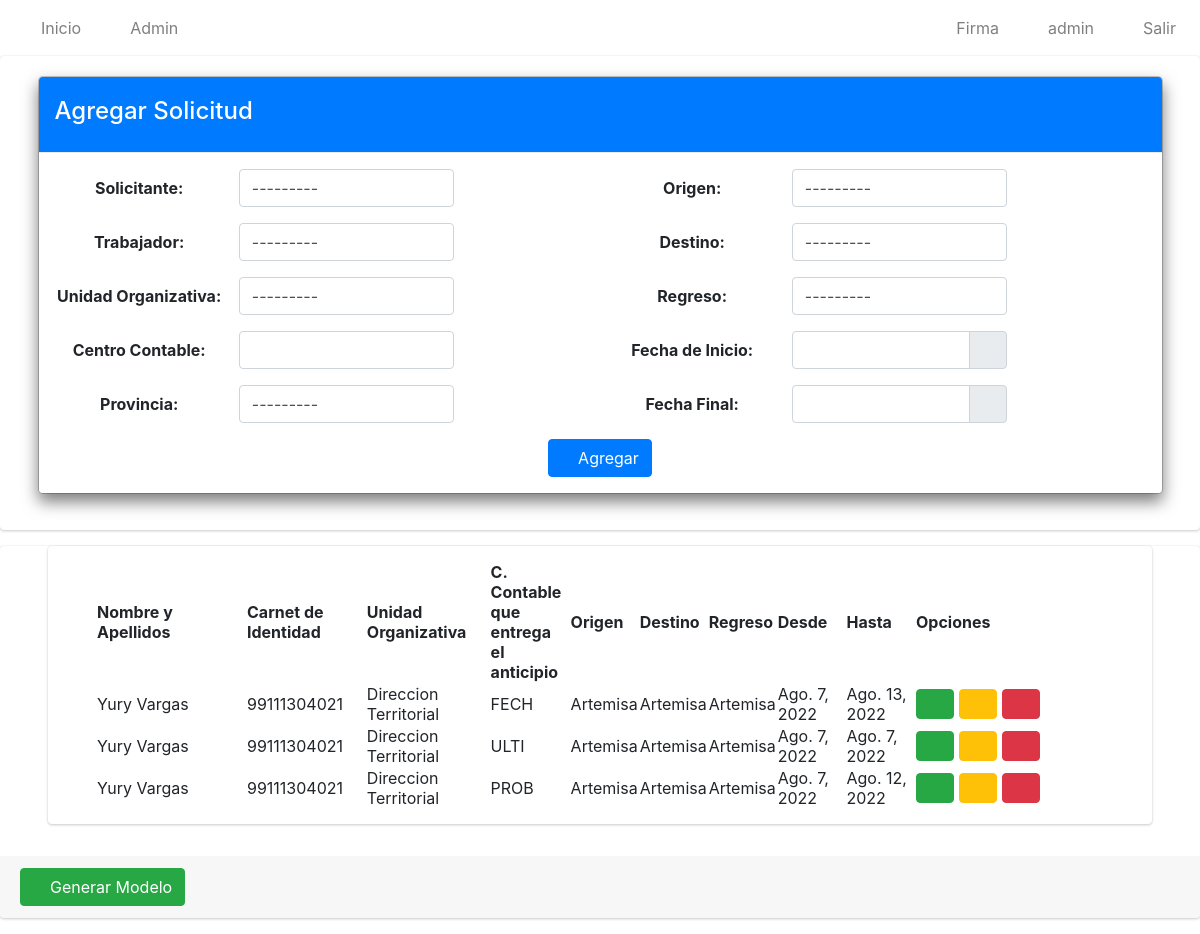
Before: /crear_solicitud/ (signed in) with the older database file.
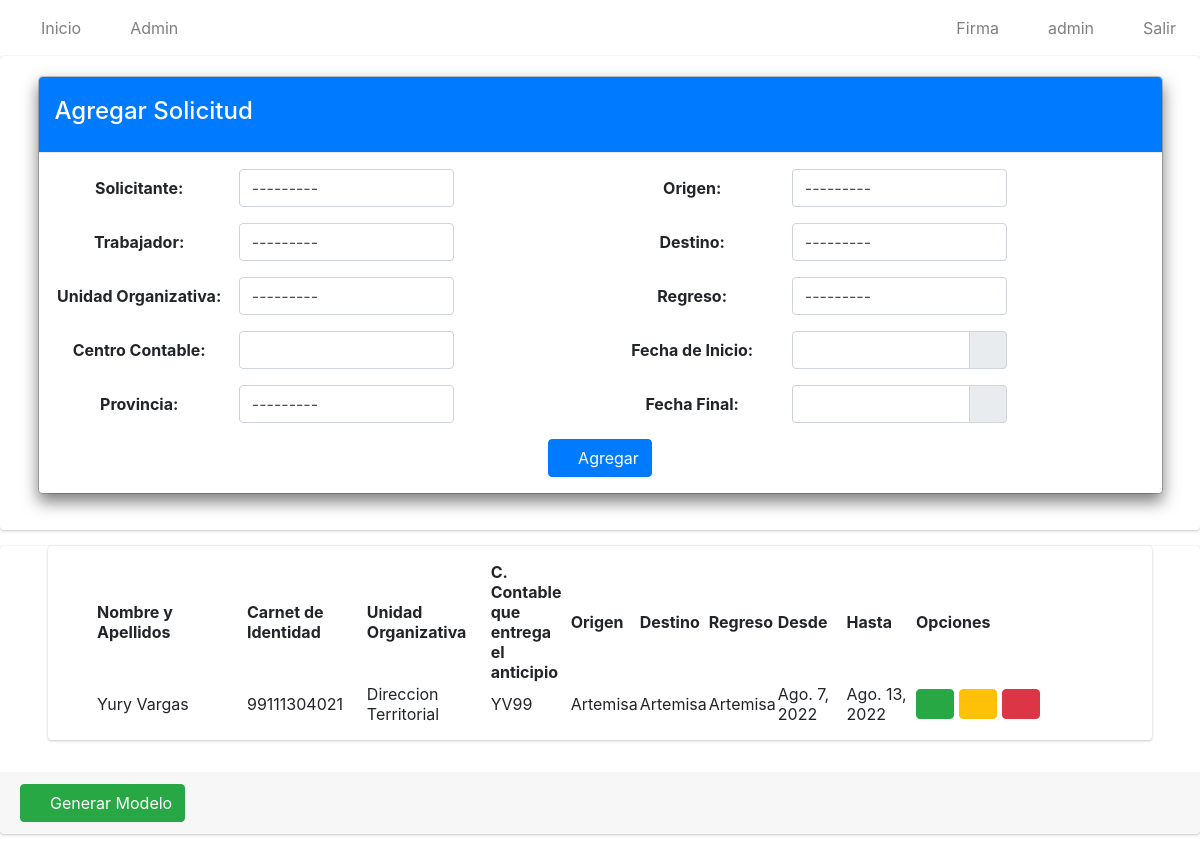
After: the same page with the newer database file.
### app/models.py (models this page shows, shortened)
class Solicitud(models.Model):
    numero=models.IntegerField()
    solicitante=models.ForeignKey(User, on_delete=models.CASCADE)
    trabajador=models.ForeignKey(Trabajador, on_delete=models.CASCADE)
    unidad_organizativa=models.ForeignKey(Unidad_Organizativa, on_delete=models.CASCADE)
    c_contable=models.CharField(max_length=4)
    provincia=models.ForeignKey(Provincia, on_delete=models.CASCADE)
    origen=models.ForeignKey(Municipio, on_delete=models.CASCADE, related_name='municipio_origen')
    destino=models.ForeignKey(Municipio, on_delete=models.CASCADE, related_name='municipio_destino')
    regreso=models.ForeignKey(Municipio, on_delete=models.CASCADE, related_name='municipio_regreso')
    fecha_inicio=models.DateField()
    fecha_final=models.DateField()
    estado=models.CharField(max_length=20)
    class Meta:
        verbose_name="Solicitud"
        verbose_name_plural="Solicitudes"

class Trabajador(models.Model):
    nombre_y_apellidos = models.CharField(max_length=80)
    ci=models.CharField(max_length=11, unique=True)
    def __str__(self):
            return self.nombre_y_apellidos
    class Meta:
        verbose_name = "Trabajador"
        verbose_name_plural = "Trabajadores"

class Unidad_Organizativa(models.Model):
    nombre=models.CharField(max_length=100)
    def __str__(self):
        return self.nombre
    class Meta:
        verbose_name="Unidad Organizativa"
        verbose_name_plural="Unidades Organizativas"

class Municipio(models.Model):
    nombre=models.CharField(max_length=30)
    provincia=models.ForeignKey(Provincia, on_delete=models.CASCADE)
    def __str__(self):
        return self.nombre
    class Meta:
        verbose_name="Municipio"
        verbose_name_plural="Municipios"

### app/views.py (the view, shortened to what this page needs)
# urls.py: path('crear_solicitud/', SolicitudCreateView.as_view(), name='crear_solicitud'),
class SolicitudCreateView(CreateView):
    model=Solicitud
    form_class=SolicitudForm
    template_name='solicitudes/create.html'
    success_url=reverse_lazy('crear_solicitud')
    @method_decorator(login_required)
    def dispatch(self, request, *args, **kwargs):
        return super().dispatch(request, *args, **kwargs)
    def get_context_data(self,  **kwargs):
        context = super().get_context_data(**kwargs)
        context['title'] = "Agregar Solicitud"
        context['action']='add'
        context['list_url']=reverse_lazy('solicitudes')
        context['object_list'] = Solicitud.objects.all().filter(estado="StandBye")
        return context

### app/forms.py
class SolicitudForm(forms.ModelForm):
    class Meta:
        model = Solicitud
        fields = 'solicitante','trabajador','unidad_organizativa','c_contable','provincia','origen','destino','regreso','fecha_inicio','fecha_final'

### app/models.py (called while the page is built)
    def __str__(self):
        return self.nombre

### app/templates/solicitudes/create.html (shortened to what the changed rows need)
{% extends 'base.html' %}
{% load crispy_forms_tags %}
{% load static %}
{% block content %}
    <div class=" card card-default">
        <div class="card card-body content-header mx-5 px-5">
            <table id="myTable" class="display" style="width: 100%;">
                <thead>
                    <tr>
                        <th>Nombre y Apellidos</th>
                        <th>Carnet de Identidad</th>
                        <th>Unidad Organizativa</th>
                        <th>C. Contable que entrega el anticipio</th>
                        <th>Origen</th>
                        <th>Destino</th>
                        <th>Regreso</th>
                        <th>Desde</th>
                        <th>Hasta</th>
                        <th>Opciones</th>
                    </tr>
                </thead>
                <tbody>
                    {% for i in object_list %}
                    <tr>
                        <td style="width: 150px;">{{i.trabajador}}</td>
                        <td>{{i.trabajador.ci}}</td>
                        <td>{{i.unidad_organizativa}}</td>
                        <td style="width: 80px;">{{i.c_contable}}</td>
                        <td>{{i.origen}}</td>
                        <td>{{i.destino}}</td>
                        <td>{{i.regreso}}</td>
                        <td>{{i.fecha_inicio}}</td>
                        <td>{{i.fecha_final}}</td>
                        <td style="width: 5cm"; height="4cm";>
                            <a href="#" onclick="aceptarSolicitud({{i.id}})" type="button" class="btn btn-success">
                                <i class="fas fa-check"></i>
                            </a>
                            <a href="#" type="button" class="btn btn-warning">
                                <i class="fas fa-file"></i>
                            </a>
                            <a href="#" onclick="eliminarSolicitud({{i.id}})" type="button" class="btn btn-danger">
                                <i class="fas fa-times-circle"></i>
                            </a>
                        </td>
                    </tr>
                    {% endfor %}
                </tbody>
            </table>
        </div>
    </div>
{% endblock %}

Changed rows visible on the page:
no longer on this page (row edited): Solicitud: trabajador "Yury Vargas", trabajador.ci "99111304021", unidad_organizativa "Direccion Territorial", c_contable "FECH", origen "Artemisa", destino "Artemisa", regreso "Artemisa", fecha_inicio "Ago. 7, 2022", fecha_final "Ago. 13, 2022"
no longer on this page (row edited): Solicitud: trabajador "Yury Vargas", trabajador.ci "99111304021", unidad_organizativa "Direccion Territorial", c_contable "ULTI", origen "Artemisa", destino "Artemisa", regreso "Artemisa", fecha_inicio "Ago. 7, 2022", fecha_final "Ago. 7, 2022"
no longer on this page (row edited): Solicitud: trabajador "Yury Vargas", trabajador.ci "99111304021", unidad_organizativa "Direccion Territorial", c_contable "PROB", origen "Artemisa", destino "Artemisa", regreso "Artemisa", fecha_inicio "Ago. 7, 2022", fecha_final "Ago. 12, 2022"
added Solicitud: trabajador "Yury Vargas", trabajador.ci "99111304021", unidad_organizativa "Direccion Territorial", c_contable "YV99", origen "Artemisa", destino "Artemisa", regreso "Artemisa", fecha_inicio "Ago. 7, 2022", fecha_final "Ago. 13, 2022"
